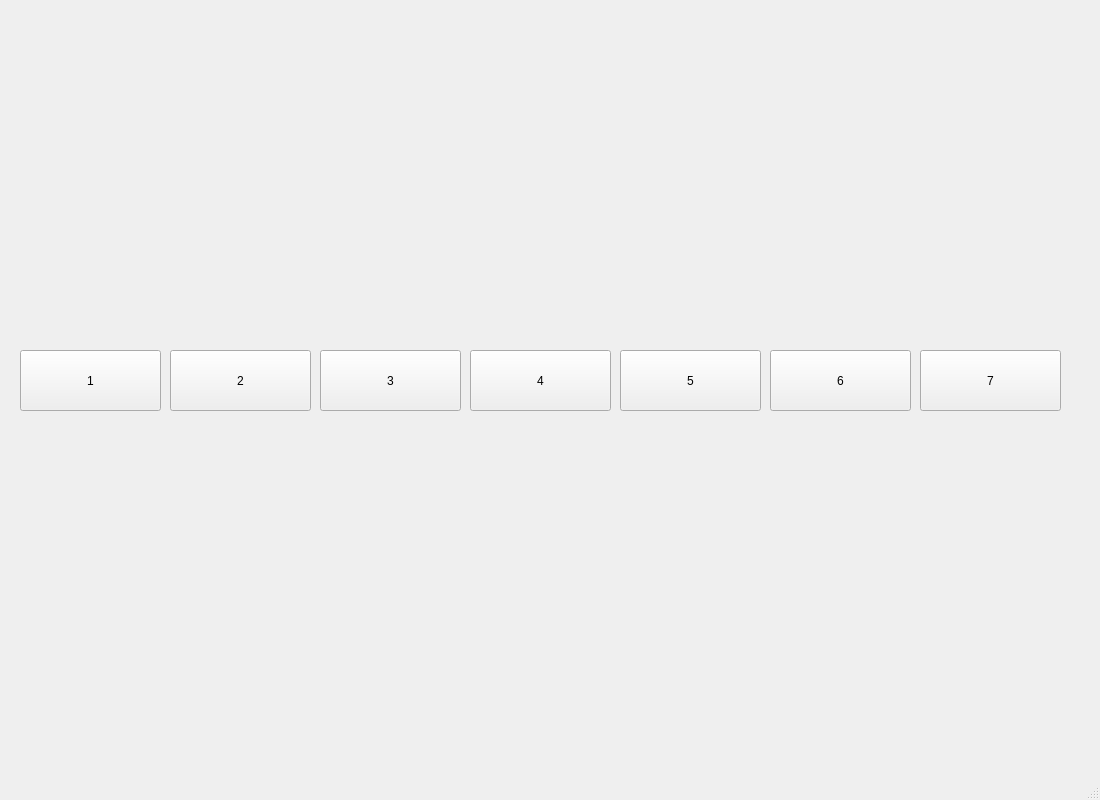
<?xml version="1.0" encoding="UTF-8"?>
<ui version="4.0">
 <class>BoardWindow</class>
 <widget class="QMainWindow" name="BoardWindow">
  <property name="geometry">
   <rect>
    <x>0</x>
    <y>0</y>
    <width>1100</width>
    <height>800</height>
   </rect>
  </property>
  <property name="windowTitle">
   <string>MainWindow</string>
  </property>
  <widget class="QWidget" name="centralwidget">
   <widget class="QPushButton" name="Board_1">
    <property name="geometry">
     <rect>
      <x>20</x>
      <y>350</y>
      <width>141</width>
      <height>61</height>
     </rect>
    </property>
    <property name="text">
     <string>1</string>
    </property>
   </widget>
   <widget class="QPushButton" name="Board_2">
    <property name="geometry">
     <rect>
      <x>170</x>
      <y>350</y>
      <width>141</width>
      <height>61</height>
     </rect>
    </property>
    <property name="text">
     <string>2</string>
    </property>
   </widget>
   <widget class="QPushButton" name="Board_3">
    <property name="geometry">
     <rect>
      <x>320</x>
      <y>350</y>
      <width>141</width>
      <height>61</height>
     </rect>
    </property>
    <property name="text">
     <string>3</string>
    </property>
   </widget>
   <widget class="QPushButton" name="Board_4">
    <property name="geometry">
     <rect>
      <x>470</x>
      <y>350</y>
      <width>141</width>
      <height>61</height>
     </rect>
    </property>
    <property name="text">
     <string>4</string>
    </property>
   </widget>
   <widget class="QPushButton" name="Board_5">
    <property name="geometry">
     <rect>
      <x>620</x>
      <y>350</y>
      <width>141</width>
      <height>61</height>
     </rect>
    </property>
    <property name="text">
     <string>5</string>
    </property>
   </widget>
   <widget class="QPushButton" name="Board_6">
    <property name="geometry">
     <rect>
      <x>770</x>
      <y>350</y>
      <width>141</width>
      <height>61</height>
     </rect>
    </property>
    <property name="text">
     <string>6</string>
    </property>
   </widget>
   <widget class="QPushButton" name="Board_7">
    <property name="geometry">
     <rect>
      <x>920</x>
      <y>350</y>
      <width>141</width>
      <height>61</height>
     </rect>
    </property>
    <property name="text">
     <string>7</string>
    </property>
   </widget>
  </widget>
  <widget class="QMenuBar" name="menubar">
   <property name="geometry">
    <rect>
     <x>0</x>
     <y>0</y>
     <width>1100</width>
     <height>26</height>
    </rect>
   </property>
  </widget>
  <widget class="QStatusBar" name="statusbar"/>
 </widget>
 <resources/>
 <connections/>
</ui>
